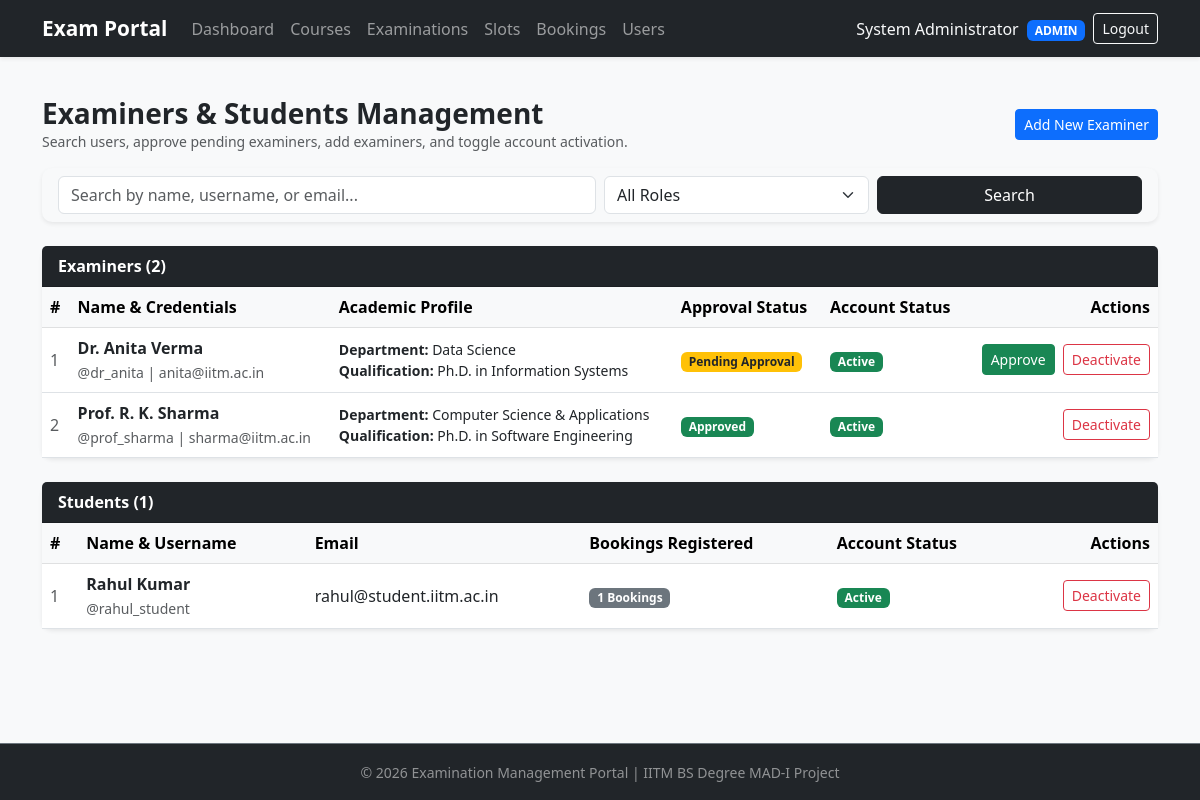
Page /admin/users (signed in) on the committed database.
### models.py (models this page shows, shortened)
class User(db.Model):
    __tablename__ = 'users'
    id = db.Column(db.Integer, primary_key=True)
    username = db.Column(db.String(50), unique=True, nullable=False)
    email = db.Column(db.String(120), unique=True, nullable=False)
    full_name = db.Column(db.String(100), nullable=False)
    password_hash = db.Column(db.String(255), nullable=False)
    role = db.Column(db.String(20), nullable=False, default='student')
    is_approved = db.Column(db.Boolean, default=False, nullable=False)
    is_active = db.Column(db.Boolean, default=True, nullable=False)
    created_at = db.Column(db.DateTime, default=datetime.utcnow)
    examiner_profile = db.relationship('ExaminerProfile', backref='user', uselist=False, cascade='all, delete-orphan')
    slots_created = db.relationship('ExaminationSlot', backref='examiner', lazy=True)
    bookings = db.relationship('Booking', backref='student', lazy=True)

class ExaminerProfile(db.Model):
    __tablename__ = 'examiner_profiles'
    id = db.Column(db.Integer, primary_key=True)
    user_id = db.Column(db.Integer, db.ForeignKey('users.id'), unique=True, nullable=False)
    department = db.Column(db.String(100), nullable=True)
    qualification = db.Column(db.String(100), nullable=True)
    bio = db.Column(db.Text, nullable=True)

### admin.py (the view)
@admin_bp.route('/users')
@role_required('admin')
def manage_users():
    search_query = request.args.get('q', '').strip()
    role_filter = request.args.get('role', '').strip()
    query = User.query.filter(User.role != 'admin')
    if search_query:
        query = query.filter(
            (User.full_name.ilike(f'%{search_query}%')) |
            (User.username.ilike(f'%{search_query}%')) |
            (User.email.ilike(f'%{search_query}%'))
        )
    if role_filter:
        query = query.filter_by(role=role_filter)
    users = query.order_by(User.created_at.desc()).all()
    examiners = [u for u in users if u.role == 'examiner']
    students = [u for u in users if u.role == 'student']
    return render_template(
        'admin/users.html',
        examiners=examiners,
        students=students,
        search_query=search_query,
        role_filter=role_filter
    )

### utils.py (called while the page is built)
def role_required(*roles):
    def decorator(f):
        @wraps(f)
        def decorated(*args, **kwargs):
            if 'user_id' not in session:
                flash('Please log in to continue.', 'warning')
                return redirect(url_for('auth.login'))
            if session.get('user_role') not in roles:
                flash('You do not have permission to access that page.', 'danger')
                return redirect(url_for('auth.login'))
            return f(*args, **kwargs)
        return decorated
    return decorator

### templates/admin/users.html (shortened to what this page needs)
{% extends 'base.html' %}
{% block content %}
<div class="d-flex justify-content-between align-items-center mb-3">
    <div>
        <h3 class="fw-bold mb-0">Examiners & Students Management</h3>
        <p class="text-muted small mb-0">Search users, approve pending examiners, add examiners, and toggle account activation.</p>
    </div>
    <a href="{{ url_for('admin.add_examiner') }}" class="btn btn-primary btn-sm">Add New Examiner</a>
</div>
<div class="card mb-4 shadow-sm border-0 bg-light">
    <div class="card-body py-2">
        <form method="GET" action="{{ url_for('admin.manage_users') }}" class="row g-2 align-items-center">
            <div class="col-md-6">
                <input type="text" name="q" class="form-control" placeholder="Search by name, username, or email..." value="{{ search_query or '' }}">
            </div>
            <div class="col-md-3">
                <select name="role" class="form-select">
                    <option value="">All Roles</option>
                </select>
            </div>
            <div class="col-md-3 d-flex gap-2">
                <button type="submit" class="btn btn-dark w-100">Search</button>
            </div>
        </form>
    </div>
</div>
{% if not role_filter or role_filter == 'examiner' %}
<div class="card shadow-sm border-0 mb-4">
    <div class="card-header bg-dark text-white d-flex justify-content-between align-items-center py-2">
        <span class="fw-bold">Examiners ({{ examiners | length }})</span>
    </div>
    <div class="table-responsive">
        <table class="table table-hover align-middle mb-0">
            <thead class="table-light">
                <tr>
                    <th>#</th>
                    <th>Name & Credentials</th>
                    <th>Academic Profile</th>
                    <th>Approval Status</th>
                    <th>Account Status</th>
                    <th class="text-end">Actions</th>
                </tr>
            </thead>
            <tbody>
                {% for examiner in examiners %}
                <tr>
                    <td class="text-muted">{{ loop.index }}</td>
                    <td>
                        <div class="fw-bold">{{ examiner.full_name }}</div>
                        <small class="text-muted">@{{ examiner.username }} | {{ examiner.email }}</small>
                    </td>
                    <td class="small">
                        {% if examiner.examiner_profile %}
                            <div><strong>Department:</strong> {{ examiner.examiner_profile.department or 'N/A' }}</div>
                            <div><strong>Qualification:</strong> {{ examiner.examiner_profile.qualification or 'N/A' }}</div>
                        {% else %}
                            <span class="text-muted">No profile details</span>
                        {% endif %}
                    </td>
                    <td>
                        {% if examiner.is_approved %}
                            <span class="badge bg-success">Approved</span>
                        {% else %}
                            <span class="badge bg-warning text-dark">Pending Approval</span>
                        {% endif %}
                    </td>
                    <td>
                        {% if examiner.is_active %}
                            <span class="badge bg-success">Active</span>
                        {% else %}
                            <span class="badge bg-danger">Deactivated</span>
                        {% endif %}
                    </td>
                    <td class="text-end">
                        {% if not examiner.is_approved %}
                            <form method="POST" action="{{ url_for('admin.approve_examiner', user_id=examiner.id) }}" class="d-inline">
                                <button type="submit" class="btn btn-sm btn-success me-1">Approve</button>
                            </form>
                        {% endif %}
                        <form method="POST" action="{{ url_for('admin.toggle_user_status', user_id=examiner.id) }}" class="d-inline" onsubmit="return confirm('Toggle active status for this user?');">
                            {% if examiner.is_active %}
                                <button type="submit" class="btn btn-sm btn-outline-danger">Deactivate</button>
                            {% else %}
                                <button type="submit" class="btn btn-sm btn-outline-success">Activate</button>
                            {% endif %}
                        </form>
                    </td>
                </tr>
                {% else %}
                <tr>
                    <td colspan="6" class="text-center py-4 text-muted">No examiners found matching the search criteria.</td>
                </tr>
                {% endfor %}
            </tbody>
        </table>
    </div>
</div>
{% endif %}
{% if not role_filter or role_filter == 'student' %}
<div class="card shadow-sm border-0">
    <div class="card-header bg-dark text-white d-flex justify-content-between align-items-center py-2">
        <span class="fw-bold">Students ({{ students | length }})</span>
    </div>
    <div class="table-responsive">
        <table class="table table-hover align-middle mb-0">
            <thead class="table-light">
                <tr>
                    <th>#</th>
                    <th>Name & Username</th>
                    <th>Email</th>
                    <th>Bookings Registered</th>
                    <th>Account Status</th>
                    <th class="text-end">Actions</th>
                </tr>
            </thead>
            <tbody>
                {% for student in students %}
                <tr>
                    <td class="text-muted">{{ loop.index }}</td>
                    <td>
                        <div class="fw-bold">{{ student.full_name }}</div>
                        <small class="text-muted">@{{ student.username }}</small>
                    </td>
                    <td>{{ student.email }}</td>
                    <td>
                        <span class="badge bg-secondary">{{ student.bookings | length }} Bookings</span>
                    </td>
                    <td>
                        {% if student.is_active %}
                            <span class="badge bg-success">Active</span>
                        {% else %}
                            <span class="badge bg-danger">Deactivated</span>
                        {% endif %}
                    </td>
                    <td class="text-end">
                        <form method="POST" action="{{ url_for('admin.toggle_user_status', user_id=student.id) }}" onsubmit="return confirm('Toggle active status for this user?');">
                            {% if student.is_active %}
                                <button type="submit" class="btn btn-sm btn-outline-danger">Deactivate</button>
                            {% else %}
                                <button type="submit" class="btn btn-sm btn-outline-success">Activate</button>
                            {% endif %}
                        </form>
                    </td>
                </tr>
                {% else %}
                <tr>
                    <td colspan="6" class="text-center py-4 text-muted">No students found matching the search criteria.</td>
                </tr>
                {% endfor %}
            </tbody>
        </table>
    </div>
</div>
{% endif %}
{% endblock %}

### static/style.css (style rules this page uses)
body { min-height: 100vh; display: flex; flex-direction: column; background-color: #f8f9fa; }
.card { border: none; border-radius: 10px; box-shadow: 0 2px 8px rgba(0, 0, 0, 0.1); transition: transform 0.2s ease; }

### rows in the picture
User: full_name "Dr. Anita Verma", username "dr_anita", email "anita@iitm.ac.in", examiner_profile "Data Science", examiner_profile "Ph.D. in Information Systems", is_approved "Pending Approval", is_active "Active"
User: full_name "Prof. R. K. Sharma", username "prof_sharma", email "sharma@iitm.ac.in", examiner_profile "Computer Science & Applications", examiner_profile "Ph.D. in Software Engineering", is_approved "Approved", is_active "Active"
User: full_name "Rahul Kumar", username "rahul_student", email "rahul@student.iitm.ac.in", bookings|length "1", is_active "Active"

### other values in the picture
{{ session.user_name }} "System Administrator"
{{ session.user_role }} "ADMIN"
{{ examiners | length }} "2"
{{ students | length }} "1"
